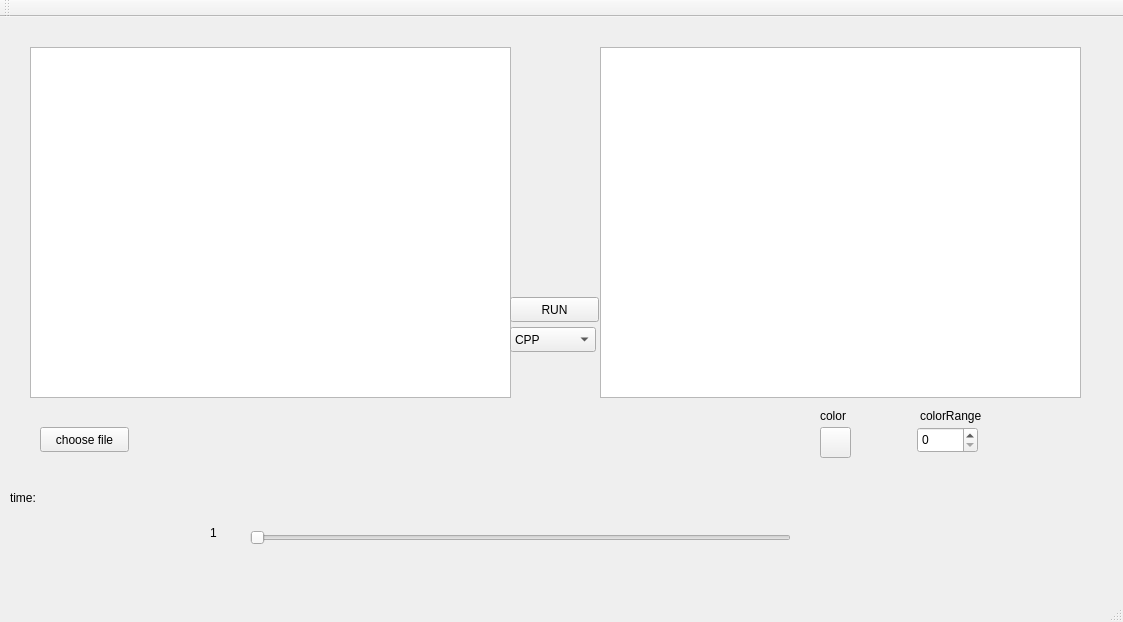
<?xml version="1.0" encoding="UTF-8"?>
<ui version="4.0">
 <class>MainWindow</class>
 <widget class="QMainWindow" name="MainWindow">
  <property name="geometry">
   <rect>
    <x>0</x>
    <y>0</y>
    <width>1123</width>
    <height>622</height>
   </rect>
  </property>
  <property name="windowTitle">
   <string>MainWindow</string>
  </property>
  <widget class="QWidget" name="centralWidget">
   <widget class="QGraphicsView" name="before">
    <property name="geometry">
     <rect>
      <x>30</x>
      <y>30</y>
      <width>481</width>
      <height>351</height>
     </rect>
    </property>
   </widget>
   <widget class="QGraphicsView" name="after">
    <property name="geometry">
     <rect>
      <x>600</x>
      <y>30</y>
      <width>481</width>
      <height>351</height>
     </rect>
    </property>
   </widget>
   <widget class="QPushButton" name="run">
    <property name="geometry">
     <rect>
      <x>510</x>
      <y>280</y>
      <width>89</width>
      <height>25</height>
     </rect>
    </property>
    <property name="text">
     <string>RUN</string>
    </property>
   </widget>
   <widget class="QComboBox" name="library">
    <property name="geometry">
     <rect>
      <x>510</x>
      <y>310</y>
      <width>86</width>
      <height>25</height>
     </rect>
    </property>
    <item>
     <property name="text">
      <string>CPP</string>
     </property>
    </item>
    <item>
     <property name="text">
      <string>ASM</string>
     </property>
    </item>
   </widget>
   <widget class="QLabel" name="color">
    <property name="geometry">
     <rect>
      <x>820</x>
      <y>390</y>
      <width>67</width>
      <height>17</height>
     </rect>
    </property>
    <property name="text">
     <string>color</string>
    </property>
   </widget>
   <widget class="QLabel" name="colorRange">
    <property name="geometry">
     <rect>
      <x>920</x>
      <y>390</y>
      <width>91</width>
      <height>17</height>
     </rect>
    </property>
    <property name="text">
     <string>colorRange</string>
    </property>
   </widget>
   <widget class="QPushButton" name="choose">
    <property name="geometry">
     <rect>
      <x>40</x>
      <y>410</y>
      <width>89</width>
      <height>25</height>
     </rect>
    </property>
    <property name="text">
     <string>choose file</string>
    </property>
   </widget>
   <widget class="QSlider" name="threads">
    <property name="geometry">
     <rect>
      <x>250</x>
      <y>480</y>
      <width>541</width>
      <height>81</height>
     </rect>
    </property>
    <property name="orientation">
     <enum>Qt::Horizontal</enum>
    </property>
   </widget>
   <widget class="QSpinBox" name="spinBox">
    <property name="geometry">
     <rect>
      <x>917</x>
      <y>410</y>
      <width>61</width>
      <height>26</height>
     </rect>
    </property>
   </widget>
   <widget class="QLabel" name="numberThreads">
    <property name="geometry">
     <rect>
      <x>210</x>
      <y>500</y>
      <width>51</width>
      <height>31</height>
     </rect>
    </property>
    <property name="text">
     <string>1</string>
    </property>
   </widget>
   <widget class="QPushButton" name="colorChoise">
    <property name="geometry">
     <rect>
      <x>820</x>
      <y>410</y>
      <width>31</width>
      <height>31</height>
     </rect>
    </property>
    <property name="text">
     <string/>
    </property>
   </widget>
   <widget class="QLabel" name="timee">
    <property name="geometry">
     <rect>
      <x>10</x>
      <y>500</y>
      <width>161</width>
      <height>21</height>
     </rect>
    </property>
    <property name="text">
     <string/>
    </property>
   </widget>
   <widget class="QLabel" name="threadsOptimise">
    <property name="geometry">
     <rect>
      <x>820</x>
      <y>490</y>
      <width>211</width>
      <height>21</height>
     </rect>
    </property>
    <property name="text">
     <string/>
    </property>
   </widget>
   <widget class="QLabel" name="label">
    <property name="geometry">
     <rect>
      <x>10</x>
      <y>470</y>
      <width>80</width>
      <height>21</height>
     </rect>
    </property>
    <property name="text">
     <string>time:</string>
    </property>
   </widget>
  </widget>
  <widget class="QMenuBar" name="menuBar">
   <property name="geometry">
    <rect>
     <x>0</x>
     <y>0</y>
     <width>1123</width>
     <height>26</height>
    </rect>
   </property>
  </widget>
  <widget class="QToolBar" name="mainToolBar">
   <attribute name="toolBarArea">
    <enum>TopToolBarArea</enum>
   </attribute>
   <attribute name="toolBarBreak">
    <bool>false</bool>
   </attribute>
  </widget>
  <widget class="QStatusBar" name="statusBar"/>
 </widget>
 <layoutdefault spacing="6" margin="11"/>
 <resources/>
 <connections/>
</ui>
